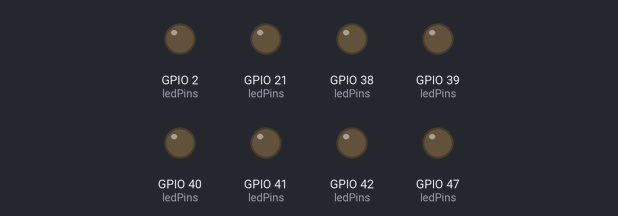
The sketch below on a simulated ESP32. Shown: output pins drawn as LEDs (lit = HIGH).

Above: at 0.05 s.
At 0.3 s:
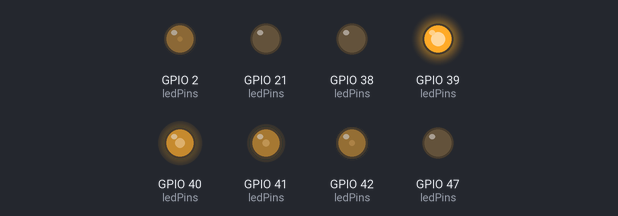
At 0.4 s:
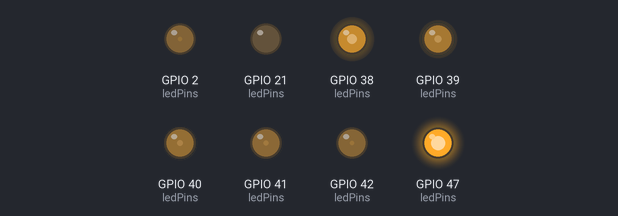
At 0.55 s:
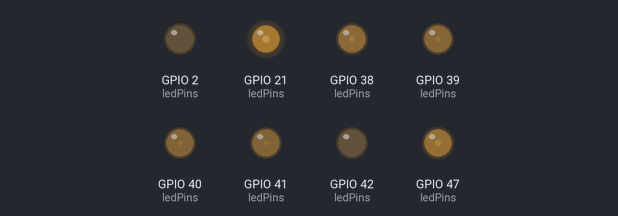
At 0.95 s:
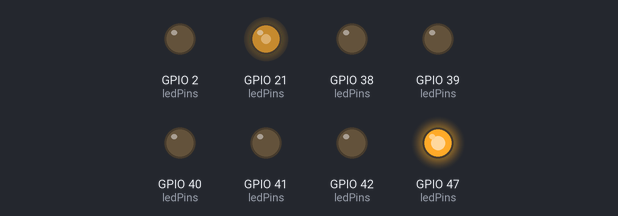
At 1.35 s:
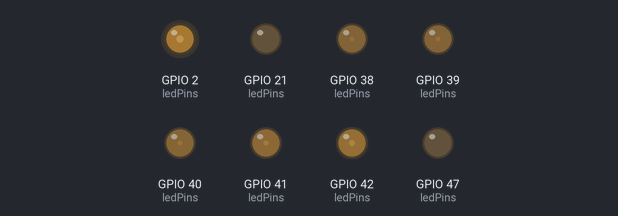
Timing chart, 0 to 3.7 s (numbered marks = the images above):
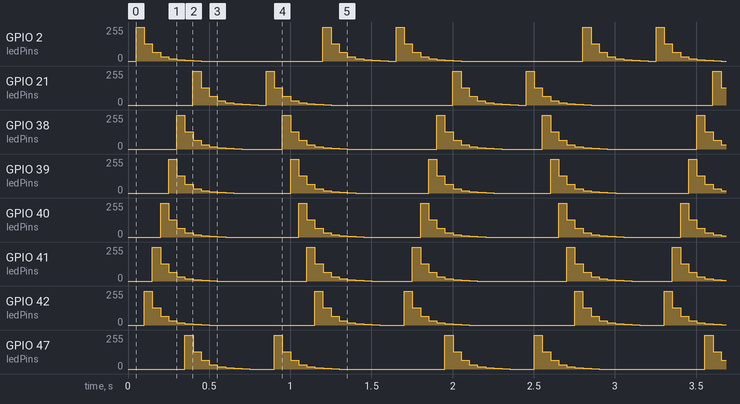

The sketch:

04.2_FlowingLight2.ino
```cpp
// Array to store LED pin numbers
const byte ledPins[] = {21, 47, 38, 39, 40, 41, 42, 2};  //define led pins

// Array to store PWM channel numbers
const byte chns[] = {0, 1, 2, 3, 4, 5, 6, 7};  //define the pwm channels

// Array to define PWM duty cycles for the flowing effect
const int dutys[] = {0, 0, 0, 0, 0, 0, 0, 0,
                     1023, 512, 256, 128, 64, 32, 16, 8,
                     0, 0, 0, 0, 0, 0, 0, 0
                    };  //define the pwm dutys

// Variable to store the number of LEDs
int ledCounts;

// Delay time between each step of the flowing effect (in milliseconds)
int delayTimes = 50;  //flowing speed ,the smaller, the faster

void setup() {
  ledCounts = sizeof(ledPins);  //get the led counts

  // Configure PWM for each LED
  for (int i = 0; i < ledCounts; i++) {  //setup the pwm channels
    ledcAttachChannel(ledPins[i], 1000, 10, chns[i]);
  }
}

void loop() {
  // Flow light from one side to the other
  for (int i = 0; i < 16; i++) {        //flowing one side to other side
    for (int j = 0; j < ledCounts; j++) {
      ledcWrite(ledPins[j], dutys[i + j]);
    }
    delay(delayTimes);
  }

  // Flow light back from the other side
  for (int i = 0; i < 16; i++) {      //flowing one side to other side
    for (int j = ledCounts - 1; j > -1; j--) {
      ledcWrite(ledPins[j], dutys[i + (ledCounts - 1 - j)]);
    }
    delay(delayTimes);
  }
}
```

Measured:
- by itself, GPIO 2 (ledPins): repeats every 1.6 s: 128/255 0.05 s, 64/255 0.05 s, 32/255 0.05 s, 16/255 0.05 s, 8/255 0.05 s, 4/255 0.05 s, 2/255 0.05 s, 0/255 0.75 s, 255/255 0.05 s, 128/255 0.05 s, 64/255 0.05 s, 32/255 0.05 s, 16/255 0.05 s, 8/255 0.05 s, 4/255 0.05 s, 2/255 0.05 s, 0/255 0.05 s, 255/255 0.05 s
- by itself, GPIO 21 (ledPins): repeats every 1.6 s: 128/255 0.05 s, 64/255 0.05 s, 32/255 0.05 s, 16/255 0.05 s, 8/255 0.05 s, 4/255 0.05 s, 2/255 0.05 s, 0/255 0.05 s, 255/255 0.05 s, 128/255 0.05 s, 64/255 0.05 s, 32/255 0.05 s, 16/255 0.05 s, 8/255 0.05 s, 4/255 0.05 s, 2/255 0.05 s, 0/255 0.75 s, 255/255 0.05 s
